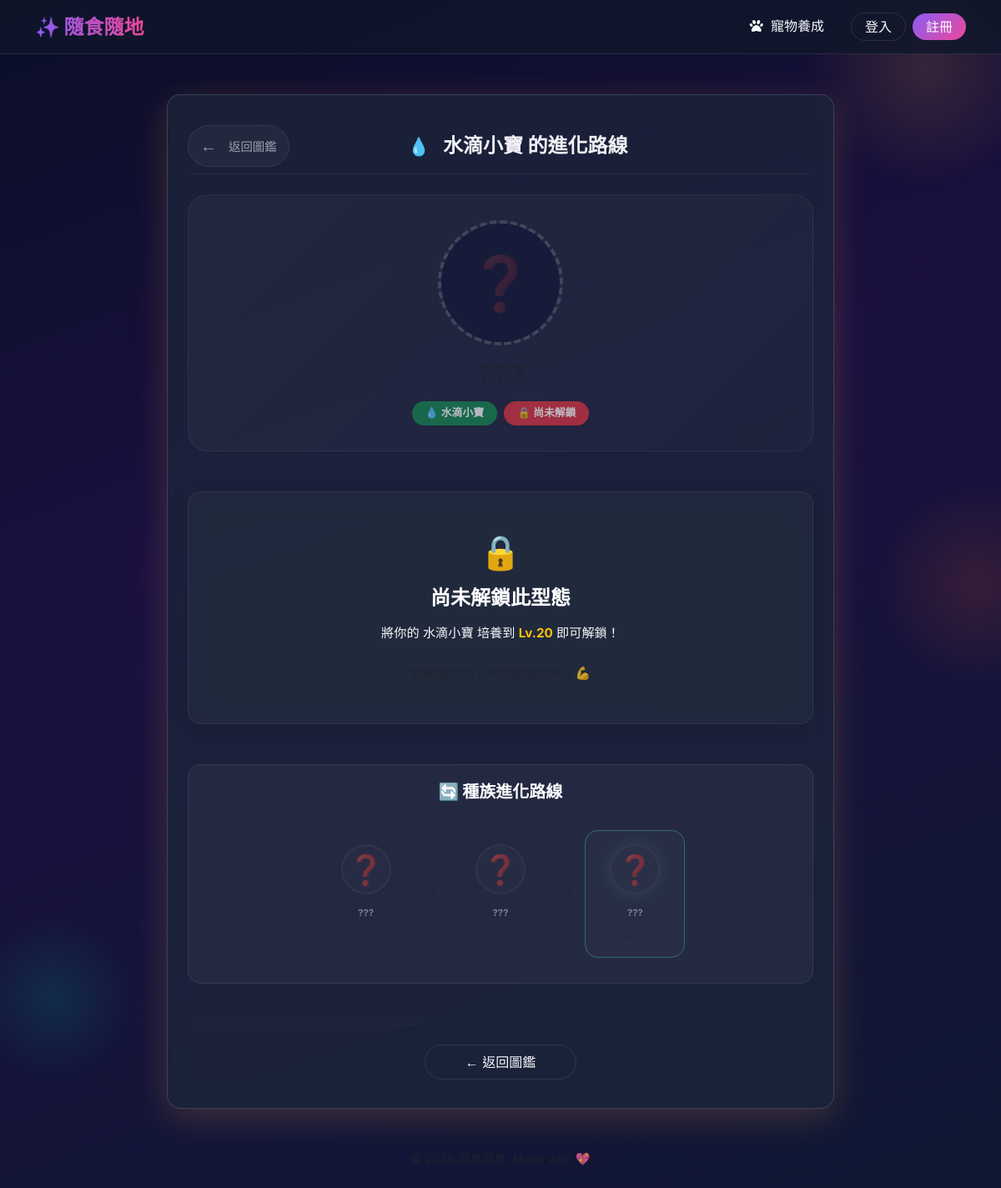
/collection/6, run on the app's committed database.
### tables this page shows
CREATE TABLE pet_species (
    id                INTEGER PRIMARY KEY AUTOINCREMENT,
    name              TEXT NOT NULL,
    element           TEXT,
    emoji             TEXT,
    description       TEXT,
    color_primary     TEXT,
    color_secondary   TEXT
);

CREATE TABLE pet_stages (
    id               INTEGER PRIMARY KEY AUTOINCREMENT,
    species_id       INTEGER NOT NULL,
    stage_order      INTEGER,
    name             TEXT NOT NULL,
    level_required   INTEGER,
    image_path       TEXT,
    emoji            TEXT,
    description      TEXT,
    FOREIGN KEY (species_id) REFERENCES pet_species(id) ON DELETE CASCADE
);

### app/routes/collection_routes.py (the view)
@collection_bp.route('/collection/<int:stage_id>')
def collection_detail(stage_id):
    user_id = DEV_USER_ID
    stage = collection_model.get_stage_by_id(stage_id)
    if not stage:
        return render_template('collection/index.html'), 404
    is_unlocked = collection_model.is_stage_unlocked(user_id, stage_id)
    all_stages_of_species = collection_model.get_stages_by_species(stage['species_id'])
    unlocked_ids = collection_model.get_user_collection(user_id)
    pet = pet_model.get_pet_by_user(user_id)
    return render_template(
        'collection/detail.html',
        stage=stage,
        is_unlocked=is_unlocked,
        all_stages_of_species=all_stages_of_species,
        unlocked_ids=unlocked_ids,
        pet=pet
    )

### app/database.py (called while the page is built)
def get_db():
    if 'db' not in g:
        db_file = current_app.config.get('DATABASE', DB_PATH)
        g.db = sqlite3.connect(db_file)
        g.db.row_factory = sqlite3.Row
        g.db.execute("PRAGMA foreign_keys = ON")
    return g.db

### app/models/collection.py (called while the page is built)
def get_stages_by_species(species_id):
    db = get_db()
    return db.execute('''
        SELECT pst.*,
               ps.name AS species_name, ps.element, ps.emoji AS species_emoji,
               ps.color_primary, ps.color_secondary
        FROM pet_stages pst
        JOIN pet_species ps ON pst.species_id = ps.id
        WHERE pst.species_id = ?
        ORDER BY pst.stage_order
    ''', (species_id,)).fetchall()

def get_stage_by_id(stage_id):
    db = get_db()
    return db.execute('''
        SELECT pst.*,
               ps.name AS species_name, ps.element, ps.emoji AS species_emoji,
               ps.color_primary, ps.color_secondary, ps.description AS species_description
        FROM pet_stages pst
        JOIN pet_species ps ON pst.species_id = ps.id
        WHERE pst.id = ?
    ''', (stage_id,)).fetchone()

def get_user_collection(user_id):
    db = get_db()
    rows = db.execute('''
        SELECT pet_stage_id FROM user_collection WHERE user_id = ?
    ''', (user_id,)).fetchall()
    return set(row['pet_stage_id'] for row in rows)

def is_stage_unlocked(user_id, stage_id):
    db = get_db()
    row = db.execute('''
        SELECT 1 FROM user_collection
        WHERE user_id = ? AND pet_stage_id = ?
    ''', (user_id, stage_id)).fetchone()
    return row is not None

### app/models/pet.py (called while the page is built)
def map_pet_row(row):
    if not row:
        return None
    d = dict(row)
    d['name'] = d.get('pet_name')
    d['level'] = d.get('current_level', 1)
    d['exp'] = d.get('current_exp', 0)
    d['hunger'] = d.get('hunger', 50)
    from config import EXP_PER_LEVEL_MULTIPLIER
    level = d['level']
    exp_to_next = level * EXP_PER_LEVEL_MULTIPLIER
    remaining = d['exp']
    current_l = 1
    while remaining >= (current_l * EXP_PER_LEVEL_MULTIPLIER):
        remaining -= (current_l * EXP_PER_LEVEL_MULTIPLIER)
        current_l += 1
    d['exp_to_next_level'] = exp_to_next
    d['exp_remaining'] = remaining
    d['exp_progress'] = round(remaining / exp_to_next * 100, 1) if exp_to_next > 0 else 100
    return d

### app/templates/collection/detail.html (shortened to what this page needs)
{% extends "base.html" %}
{% block styles %}
<link rel="stylesheet" href="{{ url_for('static', filename='css/collection.css') }}">
{% endblock %}
{% block content %}
<div class="bg-particles" aria-hidden="true">
    <div class="particle particle-1"></div>
    <div class="particle particle-2"></div>
    <div class="particle particle-3"></div>
</div>
<div class="detail-container mt-4 p-4 glass-card rounded-4 mx-auto"
     style="--card-primary: {{ stage.color_primary }}; --card-secondary: {{ stage.color_secondary }};
            border: 1px solid rgba(255, 255, 255, 0.15) !important;
            max-width: 800px;
            box-shadow: 0 10px 40px rgba({{ 139 if not stage else (238 if stage.element == 'fire' else (0 if stage.element == 'nature' else 255)) }},
                                         {{ 92 if not stage else (90 if stage.element == 'fire' else (184 if stage.element == 'nature' else 159)) }},
                                         {{ 246 if not stage else (36 if stage.element == 'fire' else (148 if stage.element == 'nature' else 67)) }}, 0.2) !important;">
    <nav class="collection-nav d-flex align-items-center mb-4 pb-2 border-bottom border-secondary border-opacity-10">
        <a href="{{ url_for('collection.collection_index') }}" class="nav-back text-decoration-none d-flex align-items-center" id="detail-back-btn">
            <span class="nav-back-icon fs-5 me-2">←</span>
            <span>返回圖鑑</span>
        </a>
        <div class="nav-title ms-auto fs-4 fw-bold">
            <span class="nav-icon me-2">{{ stage.species_emoji }}</span>
            {{ stage.species_name }} 的進化路線
        </div>
    </nav>
    {% if is_unlocked %}
    <section class="detail-hero text-center mb-5" id="detail-hero">
        <div class="hero-glow mb-4"></div>
        <div class="hero-pet-visual d-flex align-items-center justify-content-center mx-auto mb-3"
             style="width: 150px; height: 150px; border-radius: 50%;
                    border: 4px solid {{ stage.color_primary }};
                    background: linear-gradient(135deg, {{ stage.color_secondary }}, rgba(255,255,255,0.1));">
            <div class="hero-avatar">
                <span class="hero-emoji" style="font-size: 5rem; filter: drop-shadow(0 5px 8px rgba(0,0,0,0.3));">{{ stage.emoji }}</span>
            </div>
        </div>
        <h1 class="hero-name display-5 fw-bold text-white mb-3">{{ stage.name }}</h1>
        <div class="hero-badges d-flex justify-content-center gap-2">
            <span class="badge bg-success rounded-pill px-3 py-2 fs-7">{{ stage.species_emoji }} {{ stage.species_name }}</span>
            <span class="badge bg-secondary rounded-pill px-3 py-2 fs-7">階段 {{ stage.stage_order }}</span>
            <span class="badge bg-primary rounded-pill px-3 py-2 fs-7">Lv.{{ stage.level_required }}+ 解鎖</span>
        </div>
    </section>
    <section class="detail-description glass-card p-4 rounded-4 mb-5" id="detail-description"
             style="background: rgba(255,255,255,0.02) !important; border-color: rgba(255,255,255,0.08) !important;">
        <h2 class="section-subtitle fs-5 fw-bold text-white mb-3">📜 圖鑑描述</h2>
        <p class="description-text fs-6 text-light mb-0" style="line-height: 1.8;">{{ stage.description }}</p>
    </section>
    <section class="evolution-path mb-5" id="evolution-path">
        <h2 class="section-subtitle fs-5 fw-bold text-white mb-4 text-center">🔄 種族進化路線</h2>
        <div class="path-container d-flex flex-wrap justify-content-center align-items-center gap-3">
            {% for s in all_stages_of_species %}
            {% set s_unlocked = s.id in unlocked_ids %}
            <div class="path-node d-flex flex-column align-items-center p-3 rounded-4 {{ 'active' if s_unlocked else 'inactive' }} {{ 'current' if s.id == stage.id else '' }}"
                 style="width: 120px; transition: all 0.3s ease;
                        background: {{ 'rgba(255,255,255,0.05)' if s.id == stage.id else 'transparent' }};
                        border: 1px solid {{ stage.color_primary if s.id == stage.id else 'transparent' }};">
                <div class="path-node-circle d-flex align-items-center justify-content-center rounded-circle mb-2"
                     style="width: 60px; height: 60px; background: rgba(255,255,255,0.04);
                            border: 2px solid {{ s.color_primary if s_unlocked else 'rgba(255,255,255,0.1)' }};">
                    <span class="path-emoji" style="font-size: 2.2rem;">{{ s.emoji if s_unlocked else '❓' }}</span>
                </div>
                <span class="path-node-name fw-bold text-white fs-7 text-center mb-1">{{ s.name if s_unlocked else '???' }}</span>
                <span class="path-node-level text-muted fs-8">Lv.{{ s.level_required }}</span>
            </div>
            {% if not loop.last %}
            <div class="path-connector d-flex align-items-center justify-content-center text-muted fs-4">
                <span class="connector-arrow">➔</span>
            </div>
            {% endif %}
            {% endfor %}
        </div>
    </section>
    {% else %}
    <section class="detail-hero locked-hero text-center mb-5" id="detail-hero-locked">
        <div class="hero-pet-visual d-flex align-items-center justify-content-center mx-auto mb-3"
             style="width: 150px; height: 150px; border-radius: 50%;
                    border: 4px dashed rgba(255,255,255,0.2);
                    background: rgba(255,255,255,0.02);">
            <div class="hero-avatar">
                <span class="hero-emoji text-muted" style="font-size: 4rem; opacity: 0.3;">❓</span>
            </div>
        </div>
        <h1 class="hero-name display-5 fw-bold text-muted mb-3">? ? ?</h1>
        <div class="hero-badges d-flex justify-content-center gap-2">
            <span class="badge bg-success rounded-pill px-3 py-2 fs-7">{{ stage.species_emoji }} {{ stage.species_name }}</span>
            <span class="badge bg-danger rounded-pill px-3 py-2 fs-7">🔒 尚未解鎖</span>
        </div>
    </section>
    <section class="locked-info text-center glass-card p-5 rounded-4 mb-5" id="locked-info"
             style="background: rgba(255,255,255,0.02) !important; border-color: rgba(255,255,255,0.08) !important;">
        <div class="locked-message">
            <span class="locked-message-icon d-block display-4 mb-3 text-warning">🔒</span>
            <h2 class="fs-4 text-white fw-bold mb-3">尚未解鎖此型態</h2>
            <p class="text-light mb-4">將你的 {{ stage.species_name }} 培養到 <strong class="text-warning">Lv.{{ stage.level_required }}</strong> 即可解鎖！</p>
            <p class="locked-encourage text-muted fs-7 mb-0">繼續餵食牠，累積經驗值吧！💪</p>
        </div>
    </section>
    <section class="evolution-path mb-5" id="evolution-path-locked">
        <h2 class="section-subtitle fs-5 fw-bold text-white mb-4 text-center">🔄 種族進化路線</h2>
        <div class="path-container d-flex flex-wrap justify-content-center align-items-center gap-3">
            {% for s in all_stages_of_species %}
            {% set s_unlocked = s.id in unlocked_ids %}
            <div class="path-node d-flex flex-column align-items-center p-3 rounded-4 {{ 'active' if s_unlocked else 'inactive' }} {{ 'current' if s.id == stage.id else '' }}"
                 style="width: 120px; transition: all 0.3s ease;
                        background: {{ 'rgba(255,255,255,0.05)' if s.id == stage.id else 'transparent' }};
                        border: 1px solid {{ stage.color_primary if s.id == stage.id else 'transparent' }};">
                <div class="path-node-circle d-flex align-items-center justify-content-center rounded-circle mb-2"
                     style="width: 60px; height: 60px; background: rgba(255,255,255,0.04);
                            border: 2px solid {{ s.color_primary if s_unlocked else 'rgba(255,255,255,0.1)' }};">
                    <span class="path-emoji" style="font-size: 2.2rem;">{{ s.emoji if s_unlocked else '❓' }}</span>
                </div>
                <span class="path-node-name fw-bold text-white fs-7 text-center mb-1">{{ s.name if s_unlocked else '???' }}</span>
                <span class="path-node-level text-muted fs-8">Lv.{{ s.level_required }}</span>
            </div>
            {% if not loop.last %}
            <div class="path-connector d-flex align-items-center justify-content-center text-muted fs-4">
                <span class="connector-arrow">➔</span>
            </div>
            {% endif %}
            {% endfor %}
        </div>
    </section>
    {% endif %}
    <div class="detail-actions text-center border-top border-secondary border-opacity-10 pt-4">
        <a href="{{ url_for('collection.collection_index') }}" class="btn btn-outline-light rounded-pill px-5 py-2 fs-6" id="btn-back-to-collection">
            ← 返回圖鑑
        </a>
    </div>
</div>
{% endblock %}

### app/templates/base.html (style rules this page uses)
:root { --primary-glow: #8B5CF6; --secondary-glow: #EC4899; --bg-color: #0F172A; --glass-bg: rgba(30, 41, 59, 0.7); --glass-border: rgba(255, 255, 255, 0.1); --text-main: #F8FAFC; --text-muted: #94A3B8; }
body { font-family: 'Inter', 'Noto Sans TC', sans-serif; background-color: var(--bg-color); color: var(--text-main); min-height: 100vh; background-image: radial-gradient(circle at 15% 50%, rgba(139, 92, 246, 0.15), transparent 25%), radial-gradient(circle at 85% 30%, rgba(236, 72, 153, 0.15), transparent 25%); background-attachment: fixed; }
h1, h2, h3, .navbar-brand { font-family: 'Outfit', 'Noto Sans TC', sans-serif; font-weight: 600; }
.glass-card { background: var(--glass-bg); backdrop-filter: blur(16px); -webkit-backdrop-filter: blur(16px); border: 1px solid var(--glass-border); border-radius: 1rem; padding: 2rem; box-shadow: 0 4px 30px rgba(0, 0, 0, 0.1); transition: transform 0.3s ease, box-shadow 0.3s ease; }
.btn-outline-light { border-color: var(--glass-border); color: var(--text-main); }

### app/templates/collection/detail.html (style rules this page uses)
.bg-particles { position: fixed; top: 0; left: 0; width: 100%; height: 100%; pointer-events: none; z-index: -1; overflow: hidden; }

### data on the page
pet_species: species_emoji "💧", species_name "水滴小寶"
pet_stages: level_required "20", emoji "❓", name "???"
pet_stages: emoji "❓", name "???"
pet_stages: emoji "❓", name "???"
